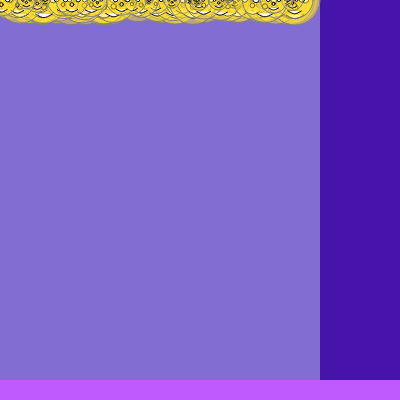
Frame 1 (no input)
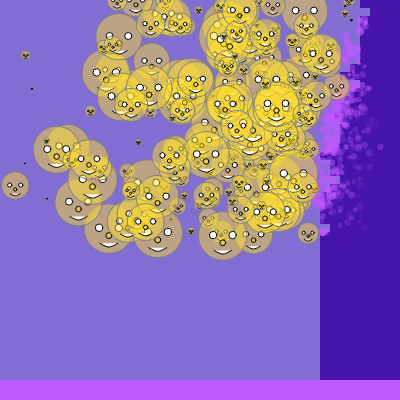
Frame 60 (no input)
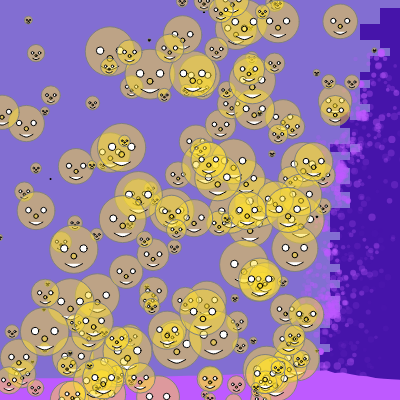
Frame 120 (the mouse pressed at the canvas centre since frame 60)

The p5.js sketch that drew these frames (run headless with seeded random() and noise() and a simulated clock; from frame 60 on, the mouse is pressed at the canvas centre):

// p5.js sketch
// ── sketch.js
/*
What's the same?
They share these same properties:
x
y
size
speed

They all share these same behaviors:
displaying
moving
bouncing
*/

let bouncyBalls = [];
let maxXspeed = 4;
let maxYspeed = 4;
let numberofBalls = 200;
let maxSize = 50;
let wall;
let crumbleBricks = [];
let debrisHeights = [];
let debrisBins = 50; // number of columns across the width
let debrisMax = 140;  // max pile height in pixels (cap)
let floorBase = 20; // base floor thickness (pixels)
let wallCleared = false;
let endBloom;


  
function setup() {
  createCanvas(400, 400);
  endReveal = new Reveal2026(width / 2, height / 2);

  let wallX = width * .8; // 10% away from right edge
  
  let wallW = width - wallX; // full thickness to right edge
  
  // brickW=10, brickH=8
  wall = new Wall(wallX, wallW, 10, 8); 

  debrisHeights = new Array(debrisBins).fill(0);

  for (let i=0;i<numberofBalls;i++) {
    bouncyBalls[i] = new Ball(
      random(wall.x - maxSize/2), 
      0, 
      random(maxSize), 
      random(maxXspeed), 
      random(maxYspeed)
    );
  }
}

function draw() {
  background(130,110,210);
  endReveal.updateAndDraw();

  wall.draw();
  
  // balls float away when wall is cleared
  if (!wallCleared && wall.isGone()) {
    wallCleared = true;
    endReveal.start();

    // give every ball a gentle “float away” velocity
    for (let i = 0; i < bouncyBalls.length; i++) {
      bouncyBalls[i].xspeed = random(-1.0, 1.0);
      bouncyBalls[i].yspeed = random(-2.5, -0.8); // upward
    }
  }

  for (let i = crumbleBricks.length - 1; i >= 0; i--) {
    crumbleBricks[i].update();
    crumbleBricks[i].draw();
    let floorY = pileSurfaceYAtX(crumbleBricks[i].x);

    // if bricks has reached the debris surface, deposit and remove it
    if (crumbleBricks[i].y >= floorY) {
      depositToPile(crumbleBricks[i].x, .1);
      crumbleBricks.splice(i, 1);
      continue;
    }

    // still allow cleanup if it lives too long
    if (crumbleBricks[i].isDead()) crumbleBricks.splice(i, 1);
  }

  
  drawFloor();

  for (let i=0; i<numberofBalls; i++) {
    moveBall(bouncyBalls[i]);
  }
       
  /*if (wall.isGone()) {
    noStroke();
    fill(0);           // translucent dark backing
    rect(0, 0, width, 50);

    fill(255);
    textSize(20);
    textAlign(CENTER, CENTER);
    text("WALL GONE", width / 2, 25);
  }*/
}

function spawnCrumble(x, y, count = 10) {
  for (let i = 0; i < count; i++) {
    crumbleBricks.push(new Brick(x, y));
  }
}

function pileSurfaceYAtX(x) {
  let i = constrain(Math.floor(map(x, 0, width, 0, debrisBins)), 0, debrisBins - 1);
  return height - floorBase - debrisHeights[i];
}

function depositToPile(x, amount = 0.06) {
  let i = constrain(Math.floor(map(x, 0, width, 0, debrisBins)), 0, debrisBins - 1);

  // tune these two numbers
  const leftRadius = 100;   // spreads farther left
  const rightRadius = 3;   // spreads a little right
  const leftFalloff = .95;  // 0.7..0.9 (higher = more spread)
  const rightFalloff = 1; // 0.6..0.85

  // center deposit (most mass)
  debrisHeights[i] = min(debrisMax, debrisHeights[i] + amount);

  // spread left
  for (let d = 1; d <= leftRadius; d++) {
    let j = i - d;
    if (j < 0) break;
    let add = amount * Math.pow(leftFalloff, d) * 0.35; // scale factor keeps it subtle
    debrisHeights[j] = min(debrisMax, debrisHeights[j] + add);
  }

  // spread right
  for (let d = 1; d <= rightRadius; d++) {
    let j = i + d;
    if (j >= debrisBins) break;
    let add = amount * Math.pow(rightFalloff, d) * 0.25;
    debrisHeights[j] = min(debrisMax, debrisHeights[j] + add);
  }
}


function drawFloor() {
  // Draw a base floor + mound on top
  noStroke();
  fill(190, 90, 290);
 // adjust if you want

  beginShape();
  vertex(0, height);
  vertex(0, height - floorBase - debrisHeights[0]);

  for (let i = 0; i < debrisBins; i++) {
    let x = map(i, 0, debrisBins - 1, 0, width);
    let y = height - floorBase - debrisHeights[i];
    vertex(x, y);
  }

  vertex(width, height - floorBase - debrisHeights[debrisBins - 1]);
  vertex(width, height);
  endShape(CLOSE);
}


function moveBall(ball) {
  ball.displayBall();
  ball.moveBall();

  if (!wallCleared) {
    ball.tunnelThroughWall(wall);
    ball.bounceBall();
  } else {

    ball.yspeed -= 0.01;
  }
  

}


// ── Ball.js
class Ball {
  constructor(x,y,size,xspeed,yspeed) {
    this.x = x;
    this.y = y;
    this.size = size;
    this.xspeed = xspeed;
    this.yspeed = yspeed;
    this.colorR = 255; //random(255);
    this.colorG = 224; //random(255);
    this.colorB = 48; //random(255);
    this.wallCooldown = 0;
    this.hasBrokenWall = false;
    this.lastWallCell = -1;


  }
  
  displayBall() {
    let ratio = 15/100 * this.size;
    fill(this.colorR,this.colorG, this.colorB, 120);
    stroke('grey');
    circle(this.x,this.y,this.size);
    stroke('black')
    circle(this.x, this.y+(this.size/7),ratio*.8)
    fill ('white')
    circle (this.x+(this.size/5),this.y-ratio*.1, ratio)
    circle (this.x-(this.size/5),this.y-ratio*.1, ratio)
    curve((this.x - ratio*6), (this.y - ratio*2),  // Control point 1
        (this.x - ratio*1.2), (this.y + ratio*2),     // Visible start
        (this.x + ratio*1.2), (this.y + ratio*2),     // Visible end
        (this.x + ratio*6), (this.y - ratio*2)      // Control point 2
    );
  }
  
  moveBall() {
    this.x += this.xspeed;
    this.y += this.yspeed;
    
    if (this.wallCooldown > 0) this.wallCooldown--;

  }
  
  bounceBall() {
    if (this.x > width || this.x < 0) {
      this.xspeed *= -1;
    }

    if (this.y > height || this.y < 0) {
      this.yspeed *= -1;
    }
  }
  
  hitLayeredWall(wall) {
    if (!wall || wall.isGone()) return;
    if (this.wallCooldown > 0) return;

    let r = this.size / 2;

    // only when moving right into the wall band
    if (this.xspeed <= 0) return;

    let leadX = this.x + r;

    // are we in the wall’s x-range?
    if (leadX < wall.x || leadX >= wall.right) return;

    let row = wall.rowForY(this.y);
    let col = wall.colForX(leadX);

    if (wall.hasCell(row, col)) {
      // remove that cell
      wall.crumbleCell(row, col);

      // BLOCK: undo this frame's x-move so the ball doesn't enter solid space
      this.x -= this.xspeed;

      // small cooldown so one impact doesn't erase a bunch of cells instantly
      this.wallCooldown = 2;
    }
  }
  
  tunnelThroughWall(wall) {
    if (!wall || wall.isGone()) return;
    if (this.wallCooldown > 0) return;

    let r = this.size / 2;

    // Probe the leading edge in the direction of motion
    let probeX = this.x + Math.sign(this.xspeed) * r;
    let probeY = this.y;

    // Are we probing inside the wall volume?
    if (probeX < wall.x || probeX > wall.x + wall.w) return;

    // If there's solid brick where we're trying to go:
    if (wall.hasBrickAtPoint(probeX, probeY)) {
      // crumble that brick cell
      wall.crumbleAtPoint(probeX, probeY);
      spawnCrumble(probeX, probeY, 12);


      // BLOCK movement into the solid area by undoing the x move this frame
      this.x -= this.xspeed;

      // bounce off it (so it "hits" and reacts)
      this.xspeed *= -1;

      // small cooldown so one impact doesn't erase multiple cells instantly
      this.wallCooldown = 2;
    }
  }


    
}
// ── Brick.js


class Brick {
  constructor(x, y) {
    this.x = x;
    this.y = y;

    this.vx = random(-0.8, 0.8);
    this.vy = random(0.5, 2.2);

    this.size = random(3.5, 7.5);
    this.life = random(40, 80); // frames
  }

  update() {
    // gravity
    this.vy += 0.08;

    // move
    this.x += this.vx;
    this.y += this.vy;

    // fade out over time
    this.life -= 1;
  }

  draw() {
    noStroke();
    // grey with alpha based on life
    let a = map(this.life, 0, 80, 0, 180);
    fill(190, 90, 290, a);
   // fill(90, 20, 250, a);
    circle(this.x, this.y, this.size);
  }

  isDead() {
    return this.life <= 0 || this.y > height + 10;
  }
}



// ── Reveal2026.js
class Reveal2026 {
  constructor(cx, cy) {
    this.cx = cx;
    this.cy = cy;

    this.active = false;
    this.startFrame = 0;

    // Visual / layout
    this.boxW = 340;     // area we render into (centered)
    this.boxH = 180;
    this.lineH = 8;     // line spacing
    this.charW = 5;      // approximate monospace char width (works fine visually)
    this.textSize = 9;

    // Palette tuned for your purple background
    this.fg = [50, 0, 20];
    // this.shadow = [0, 0, 0];

    // Code-ish source material (repeats; reads as "code" not symbols)
    this.codeSource =
      "(()=>{" +
      "const key=26;" +
      "const data=[" +
      "119,99,58,110,127,121,114,58,115,105,58,119,99,58,123,104,110,52" +
      "];" +
      "const msg=data.map(n=>String.fromCharCode(n^key)).join('');" +
      "console.log(msg);" +
      "return msg;" +
      "})();";

    // Precompute mask once
    this.maskPg = this._buildMask("2026");

    // Prebuild line strings so draw is cheap + consistent
    this.lines = this._buildLines();
  }

  start() {
    if (this.active) return;
    this.active = true;
    this.startFrame = frameCount;
  }

  updateAndDraw() {
    if (!this.active) return;

    const t = frameCount - this.startFrame;

    // gentle "settle in" (no particle chaos)
    const g = constrain(t / 120, 0, 1);
    const ease = this._easeOut(g);

    const alpha = lerp(0, 210, ease);
    const yOffset = lerp(10, 0, ease); // slight rise into place

    const left = this.cx - this.boxW / 2;
    const top = this.cy - this.boxH / 2 + yOffset;

    textAlign(LEFT, TOP);
    textSize(this.textSize);
    noStroke();

    // We'll sample the mask at each character position.
    // If mask pixel is "on", draw the character; otherwise skip it.
    // That creates crisp "2026" silhouette filled with code text.
    const pg = this.maskPg;
    pg.loadPixels();

    for (let row = 0; row < this.lines.length; row++) {
      const y = top + row * this.lineH;
      const line = this.lines[row];

      // number of characters that fit across the box
      const cols = Math.floor(this.boxW / this.charW);

      for (let col = 0; col < cols; col++) {
        const x = left + col * this.charW;

        // Map this (x,y) in canvas-space to mask buffer space
        const mx = Math.floor(map(x - left, 0, this.boxW, 0, pg.width - 1));
        const my = Math.floor(map(y - top, 0, this.boxH, 0, pg.height - 1));

        const idx = 4 * (my * pg.width + mx);
        const v = pg.pixels[idx]; // red channel

        if (v > 10) {
          const ch = line.charAt(col % line.length);

          // subtle shadow for legibility
        //  fill(this.shadow[0], this.shadow[1], this.shadow[2], alpha * 0.25);
          text(ch, x + 1, y + 1);

          fill(this.fg[0], this.fg[1], this.fg[2], alpha);
          text(ch, x, y);
        }
      }
    }
  }

  _buildMask(str) {
    // Offscreen buffer: render big "2026" in white on black
    const pg = createGraphics(this.boxW, this.boxH);
    pg.pixelDensity(1);
    pg.background(0);
    pg.fill(255);
    pg.noStroke();
    pg.textAlign(CENTER, CENTER);

    // Big, bold-ish text (default font is ok; we rely on silhouette)
    pg.textSize(159.5);
    pg.text(str, pg.width / 2, pg.height / 2 -20);

    return pg;
  }

  _buildLines() {
    // Build enough repeated code to fill each line, with per-line offset so it feels “real”
    const rows = Math.floor(this.boxH / this.lineH);
    const cols = Math.floor(this.boxW / this.charW);

    const src = this.codeSource.replace(/\s+/g, " "); // normalize spaces
    const lines = [];

    for (let r = 0; r < rows; r++) {
      // Offset each line so it's not identical stripes
      const offset = (r * 17) % src.length;
      const line = (src.slice(offset) + " " + src).slice(0, cols + 20); // extra for safety
      lines.push(line);
    }
    return lines;
  }

  _easeOut(t) {
    return 1 - Math.pow(1 - t, 3);
  }
}



// ── Wall.js
class Wall {
  constructor(x, w, brickW, brickH) {
    this.x = x;           // left edge
    this.w = w;           // thickness
    this.brickW = brickW;
    this.brickH = brickH;

    this.cols = Math.ceil(w / brickW);
    this.rows = Math.ceil(height / brickH);

    // 2D grid stored as 1D array
    this.bricks = new Array(this.cols * this.rows).fill(true);
    this.remaining = this.bricks.length;
  }

  idx(c, r) {
    return r * this.cols + c;
  }

  draw() {
    if (this.remaining <= 0) return;

    noStroke();
    fill(70, 20, 170); // adjust if you want


    for (let r = 0; r < this.rows; r++) {
      for (let c = 0; c < this.cols; c++) {
        if (!this.bricks[this.idx(c, r)]) continue;

        let px = this.x + c * this.brickW;
        let py = r * this.brickH;
        rect(px, py, this.brickW, this.brickH);
      }
    }
  }

  cellForPoint(px, py) {
    // inside wall?
    if (px < this.x || px > this.x + this.w) return null;
    if (py < 0 || py > height) return null;

    let c = Math.floor((px - this.x) / this.brickW);
    let r = Math.floor(py / this.brickH);

    c = constrain(c, 0, this.cols - 1);
    r = constrain(r, 0, this.rows - 1);
    return { c, r };
  }
  cellIndexForPoint(px, py) {
    let cell = this.cellForPoint(px, py);
    if (!cell) return -1;
    return this.idx(cell.c, cell.r);
  }

  crumbleAtPoint(px, py) {
    if (this.remaining <= 0) return false;

    let cell = this.cellForPoint(px, py);
    if (!cell) return false;

    let i = this.idx(cell.c, cell.r);
    if (this.bricks[i]) {
      this.bricks[i] = false;
      this.remaining--;
      return true;
    }
    return false;
  }

  isGone() {
    return this.remaining <= 0;
  }
  hasBrickAtPoint(px, py) {
    let cell = this.cellForPoint(px, py);
    if (!cell) return false;
    return this.bricks[this.idx(cell.c, cell.r)];
  }

}

class LayeredWall {
  constructor(xLeft, xRight, cellW, cellH) {
    this.x = xLeft;
    this.right = xRight;
    this.cellW = cellW;
    this.cellH = cellH;

    this.cols = Math.ceil((this.right - this.x) / this.cellW);   // “layers” into the wall
    this.rows = Math.ceil(height / this.cellH);                  // vertical bricks

    // grid[row][col] = true means that brick cell exists
    this.grid = Array.from({ length: this.rows }, () =>
      new Array(this.cols).fill(true)
    );

    this.remaining = this.rows * this.cols;
  }

  draw() {
    if (this.remaining <= 0) return;

    noStroke();
    fill(90, 90, 90);

    for (let r = 0; r < this.rows; r++) {
      let y = r * this.cellH;
      for (let c = 0; c < this.cols; c++) {
        if (!this.grid[r][c]) continue;
        let x = this.x + c * this.cellW;
        rect(x, y, this.cellW, this.cellH);
      }
    }
  }

  rowForY(y) {
    return constrain(Math.floor(y / this.cellH), 0, this.rows - 1);
  }

  colForX(x) {
    return constrain(Math.floor((x - this.x) / this.cellW), 0, this.cols - 1);
  }

  hasCell(r, c) {
    if (this.remaining <= 0) return false;
    return this.grid[r][c];
  }

  crumbleCell(r, c) {
    if (this.remaining <= 0) return false;
    if (this.grid[r][c]) {
      this.grid[r][c] = false;
      this.remaining--;
      return true;
    }
    return false;
  }

  isGone() {
    return this.remaining <= 0;
  }
}
